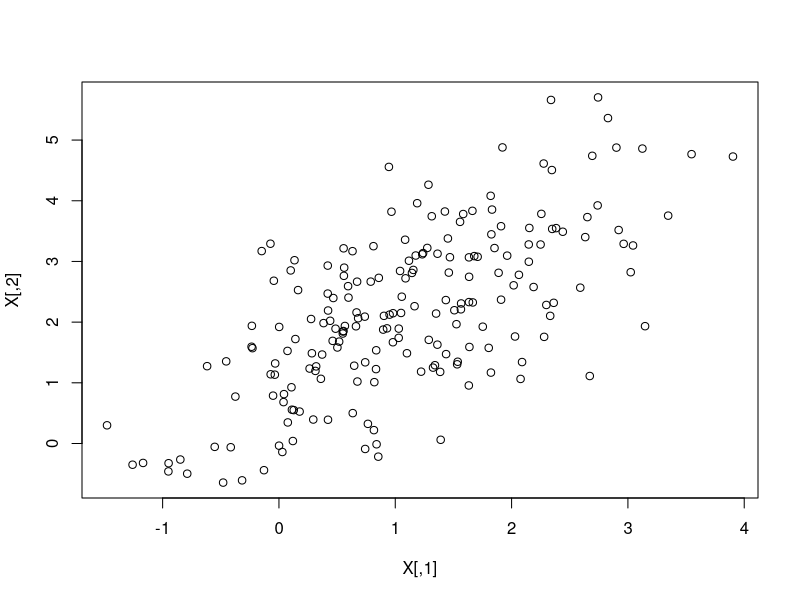
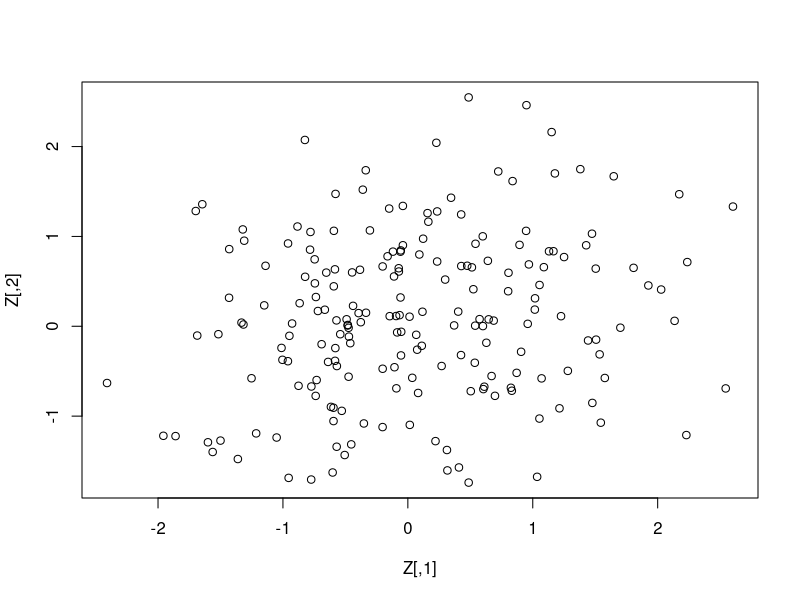
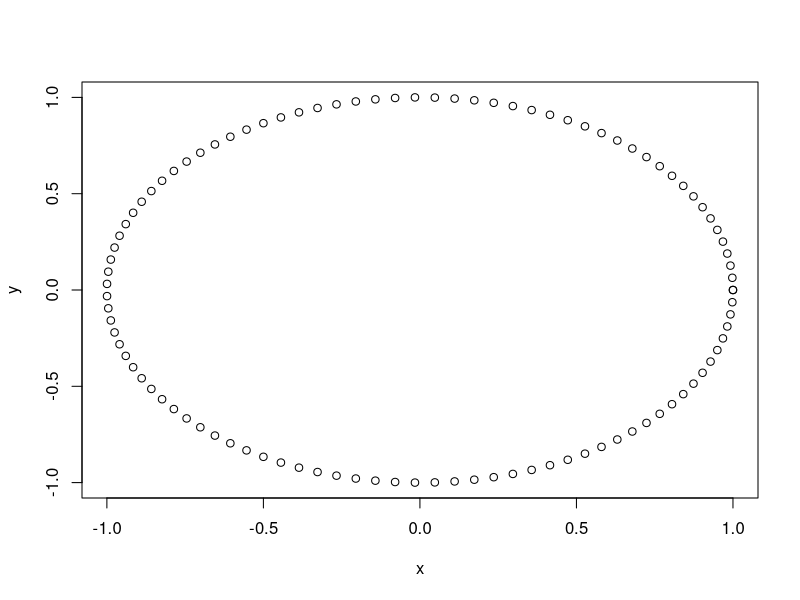
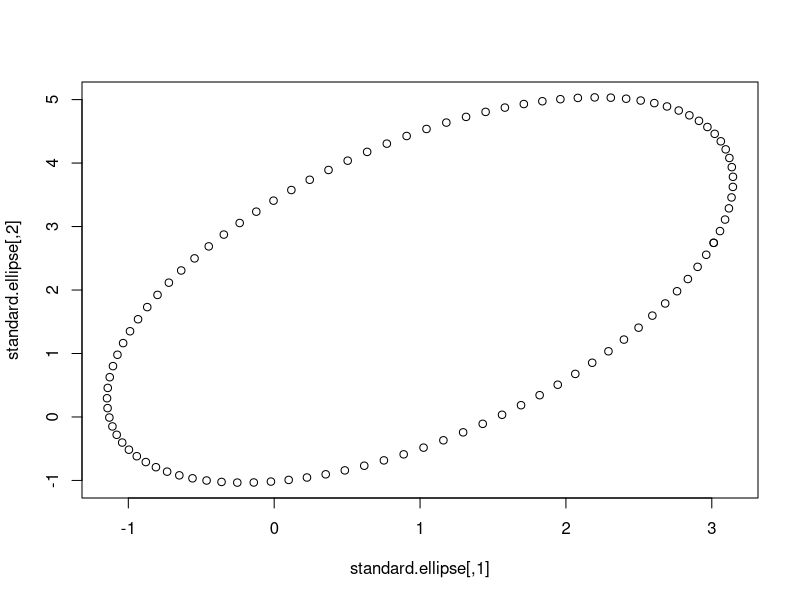
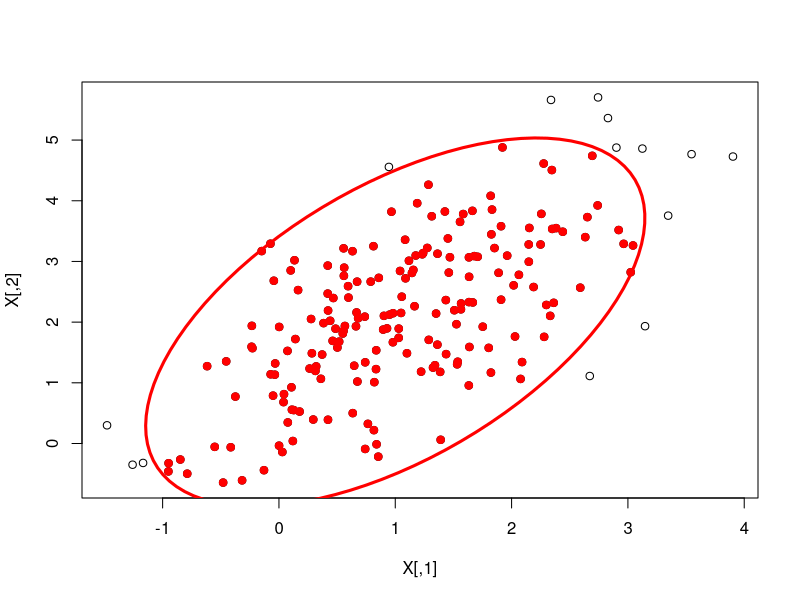

The R script that drew these images, in order:
# Some code for Andrew J to calculate standard ellipses

# Use the mvtnorm package to simulate some data
library(mvtnorm)

# Generate a load of data
mu = c(1,2)
Sigma = matrix(c(1,0.8,0.8,2),2,2)
n = 200
X = rmvnorm(n,mu,Sigma)

# Plot the data
plot(X)

# Now standardise it by calculating Z = Sigma^{-1/2}%*%(X-mu) for each pair. Must be a quicker way of doing this!
# The standardised data should have mean 0 and var matrix I
e = eigen(Sigma)
SigSqrt = e$vectors %*% diag(sqrt(e$values)) %*% t(e$vectors)
myfun = function(x) {
  return(solve(SigSqrt,x-mu))
}  
Z = t(apply(X,1,myfun))
plot(Z)

# Generate some points uniformly on a circle
gencircle = function(n,r) {
  theta = seq(0,2*pi,length=n)
  x = r*cos(theta)
  y = r*sin(theta)
  return(cbind(x,y))
}
circ = gencircle(100,1)
plot(circ)

# Now Generate points on disc of radius e.g. sqrt(qchisq(0.95,df=2)) for a percentage
p=0.9
circ = gencircle(100,sqrt(qchisq(p,df=2)))
myfun2 = function(x) {
  return(SigSqrt%*%x+mu)
}
standard.ellipse = t(apply(circ,1,myfun2))
plot(standard.ellipse)

# Create a nicer plot which includes the original data to check that things are inside
plot(X)
lines(standard.ellipse,col='red',lwd=3)

# Check that 95% of points are inside it
inside = Z[,1]^2+Z[,2]^2 < qchisq(p,df=2)
points(X[inside,],col='red',pch=19)
prop.inside = sum(inside)/length(inside)
print(prop.inside)


